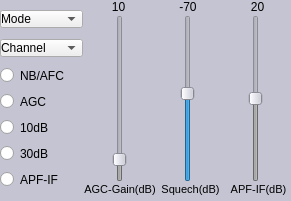
    <widget class="QWidget" name="widget_5" native="true">
     <property name="geometry">
      <rect>
       <x>495</x>
       <y>0</y>
       <width>291</width>
       <height>201</height>
      </rect>
     </property>
     <property name="styleSheet">
      <string notr="true">background-color: rgb(196, 196, 210);</string>
     </property>
     <widget class="QWidget" name="horizontalLayoutWidget_2">
      <property name="geometry">
       <rect>
        <x>0</x>
        <y>0</y>
        <width>292</width>
        <height>201</height>
       </rect>
      </property>
      <layout class="QHBoxLayout" name="horizontalLayout_4" stretch="2,5">
       <property name="spacing">
        <number>1</number>
       </property>
       <item>
        <layout class="QVBoxLayout" name="verticalLayout_2">
         <property name="spacing">
          <number>1</number>
         </property>
         <item>
          <widget class="QComboBox" name="Mode_band_comboBox">
           <property name="sizePolicy">
            <sizepolicy hsizetype="Minimum" vsizetype="Fixed">
             <horstretch>0</horstretch>
             <verstretch>0</verstretch>
            </sizepolicy>
           </property>
           <property name="styleSheet">
            <string notr="true">font: 8pt &quot;Ubuntu&quot;;
background-color: rgb(255, 255, 255);
padding-top: 0px;
 padding-left: 0px;
 color: black;
 background-color: QLinearGradient( x1: 0, y1: 0, x2: 0, y2: 1, stop: 0 #FFFFFFF, stop: 0.5 #FFFFFF, stop: 0.5 #FFFFFF, stop: 0.9 #FFFFFF, stop: 1 #FFFFFF);
 selection-background-color: #FFFFFF;</string>
           </property>
           <item>
            <property name="text">
             <string>Mode</string>
            </property>
           </item>
          </widget>
         </item>
         <item>
          <widget class="QComboBox" name="Select_Channel_Frequency_comboBox">
           <property name="styleSheet">
            <string notr="true">font: 8pt &quot;Ubuntu&quot;;
background-color: rgb(255, 255, 255);
padding-top: 0px;
 padding-left: 0px;
 color: black;
 background-color: QLinearGradient( x1: 0, y1: 0, x2: 0, y2: 1, stop: 0 #FFFFFFF, stop: 0.5 #FFFFFF, stop: 0.5 #FFFFFF, stop: 0.9 #FFFFFF, stop: 1 #FFFFFF);
 selection-background-color: #FFFFFF;</string>
           </property>
           <item>
            <property name="text">
             <string>Channel</string>
            </property>
           </item>
           <item>
            <property name="text">
             <string>Channel1</string>
            </property>
           </item>
           <item>
            <property name="text">
             <string>Channel2</string>
            </property>
           </item>
           <item>
            <property name="text">
             <string>Channel3</string>
            </property>
           </item>
           <item>
            <property name="text">
             <string>Channel4</string>
            </property>
           </item>
           <item>
            <property name="text">
             <string>Channel5</string>
            </property>
           </item>
           <item>
            <property name="text">
             <string>Channel6</string>
            </property>
           </item>
          </widget>
         </item>
         <item>
          <widget class="QRadioButton" name="NB_AFC_radioButton">
           <property name="enabled">
            <bool>true</bool>
           </property>
           <property name="sizePolicy">
            <sizepolicy hsizetype="Minimum" vsizetype="Fixed">
             <horstretch>0</horstretch>
             <verstretch>0</verstretch>
            </sizepolicy>
           </property>
           <property name="mouseTracking">
            <bool>false</bool>
           </property>
           <property name="styleSheet">
            <string notr="true">font: 8pt &quot;Ubuntu&quot;;
background-color: rgb(255, 255, 255);
padding-top: 0px;
 padding-left: 0px;
 color: black;
 background-color: QLinearGradient( x1: 0, y1: 0, x2: 0, y2: 1, stop: 0 #FFFFFFF, stop: 0.5 #FFFFFF, stop: 0.5 #FFFFFF, stop: 0.9 #FFFFFF, stop: 1 #FFFFFF);
 selection-background-color: #FFFFFF;</string>
           </property>
           <property name="text">
            <string>NB/AFC</string>
           </property>
           <property name="checkable">
            <bool>true</bool>
           </property>
           <property name="checked">
            <bool>false</bool>
           </property>
           <property name="autoRepeat">
            <bool>false</bool>
           </property>
           <property name="autoExclusive">
            <bool>false</bool>
           </property>
          </widget>
         </item>
         <item>
          <widget class="QRadioButton" name="AGC_radioButton">
           <property name="sizePolicy">
            <sizepolicy hsizetype="Minimum" vsizetype="Fixed">
             <horstretch>0</horstretch>
             <verstretch>0</verstretch>
            </sizepolicy>
           </property>
           <property name="styleSheet">
            <string notr="true">font: 8pt &quot;Ubuntu&quot;;
background-color: rgb(255, 255, 255);
padding-top: 0px;
 padding-left: 0px;
 color: black;
 background-color: QLinearGradient( x1: 0, y1: 0, x2: 0, y2: 1, stop: 0 #FFFFFFF, stop: 0.5 #FFFFFF, stop: 0.5 #FFFFFF, stop: 0.9 #FFFFFF, stop: 1 #FFFFFF);
 selection-background-color: #FFFFFF;</string>
           </property>
           <property name="text">
            <string>AGC</string>
           </property>
           <property name="checked">
            <bool>false</bool>
           </property>
           <property name="autoExclusive">
            <bool>false</bool>
           </property>
          </widget>
         </item>
         <item>
          <widget class="QRadioButton" name="Attenuation_10_radioButton">
           <property name="sizePolicy">
            <sizepolicy hsizetype="Minimum" vsizetype="Fixed">
             <horstretch>0</horstretch>
             <verstretch>0</verstretch>
            </sizepolicy>
           </property>
           <property name="styleSheet">
            <string notr="true">font: 8pt &quot;Ubuntu&quot;;
background-color: rgb(255, 255, 255);
padding-top: 0px;
 padding-left: 0px;
 color: black;
 background-color: QLinearGradient( x1: 0, y1: 0, x2: 0, y2: 1, stop: 0 #FFFFFFF, stop: 0.5 #FFFFFF, stop: 0.5 #FFFFFF, stop: 0.9 #FFFFFF, stop: 1 #FFFFFF);
 selection-background-color: #FFFFFF;</string>
           </property>
           <property name="text">
            <string>10dB</string>
           </property>
           <property name="autoExclusive">
            <bool>false</bool>
           </property>
          </widget>
         </item>
         <item>
          <widget class="QRadioButton" name="Attenuation_30_radioButton">
           <property name="sizePolicy">
            <sizepolicy hsizetype="Minimum" vsizetype="Fixed">
             <horstretch>0</horstretch>
             <verstretch>0</verstretch>
            </sizepolicy>
           </property>
           <property name="styleSheet">
            <string notr="true">font: 8pt &quot;Ubuntu&quot;;
background-color: rgb(255, 255, 255);
padding-top: 0px;
 padding-left: 0px;
 color: black;
 background-color: QLinearGradient( x1: 0, y1: 0, x2: 0, y2: 1, stop: 0 #FFFFFFF, stop: 0.5 #FFFFFF, stop: 0.5 #FFFFFF, stop: 0.9 #FFFFFF, stop: 1 #FFFFFF);
 selection-background-color: #FFFFFF;</string>
           </property>
           <property name="text">
            <string>30dB</string>
           </property>
           <property name="autoExclusive">
            <bool>false</bool>
           </property>
          </widget>
         </item>
         <item>
          <widget class="QRadioButton" name="APF_IF_radioButton">
           <property name="sizePolicy">
            <sizepolicy hsizetype="Minimum" vsizetype="Fixed">
             <horstretch>0</horstretch>
             <verstretch>0</verstretch>
            </sizepolicy>
           </property>
           <property name="styleSheet">
            <string notr="true">font: 8pt &quot;Ubuntu&quot;;
background-color: rgb(255, 255, 255);
padding-top: 0px;
 padding-left: 0px;
 color: black;
 background-color: QLinearGradient( x1: 0, y1: 0, x2: 0, y2: 1, stop: 0 #FFFFFFF, stop: 0.5 #FFFFFF, stop: 0.5 #FFFFFF, stop: 0.9 #FFFFFF, stop: 1 #FFFFFF);
 selection-background-color: #FFFFFF;</string>
           </property>
           <property name="text">
            <string>APF-IF</string>
           </property>
           <property name="autoExclusive">
            <bool>false</bool>
           </property>
          </widget>
         </item>
        </layout>
       </item>
       <item>
        <layout class="QVBoxLayout" name="verticalLayout_6" stretch="1,12,0">
         <property name="spacing">
          <number>1</number>
         </property>
         <property name="bottomMargin">
          <number>5</number>
         </property>
         <item>
          <layout class="QHBoxLayout" name="horizontalLayout_10" stretch="1,1,1">
           <property name="spacing">
            <number>0</number>
           </property>
           <property name="leftMargin">
            <number>0</number>
           </property>
           <item>
            <widget class="QLabel" name="AF_Gain_Value_Lable">
             <property name="sizePolicy">
              <sizepolicy hsizetype="Preferred" vsizetype="Preferred">
               <horstretch>0</horstretch>
               <verstretch>0</verstretch>
              </sizepolicy>
             </property>
             <property name="text">
              <string>10</string>
             </property>
             <property name="alignment">
              <set>Qt::AlignCenter</set>
             </property>
            </widget>
           </item>
           <item>
            <widget class="QLabel" name="Squech_value_lable">
             <property name="text">
              <string>-70</string>
             </property>
             <property name="alignment">
              <set>Qt::AlignCenter</set>
             </property>
            </widget>
           </item>
           <item>
            <widget class="QLabel" name="APF_IF_Value_lable">
             <property name="text">
              <string>20</string>
             </property>
             <property name="alignment">
              <set>Qt::AlignCenter</set>
             </property>
            </widget>
           </item>
          </layout>
         </item>
         <item>
          <layout class="QHBoxLayout" name="horizontalLayout_6">
           <property name="spacing">
            <number>25</number>
           </property>
           <item>
            <widget class="QSlider" name="AGC_Gain_value_verticalSlider">
             <property name="enabled">
              <bool>false</bool>
             </property>
             <property name="layoutDirection">
              <enum>Qt::LeftToRight</enum>
             </property>
             <property name="maximum">
              <number>100</number>
             </property>
             <property name="value">
              <number>10</number>
             </property>
             <property name="orientation">
              <enum>Qt::Vertical</enum>
             </property>
            </widget>
           </item>
           <item>
            <widget class="QSlider" name="Squech_value_verticalSlider_2">
             <property name="minimum">
              <number>-150</number>
             </property>
             <property name="maximum">
              <number>0</number>
             </property>
             <property name="value">
              <number>-70</number>
             </property>
             <property name="orientation">
              <enum>Qt::Vertical</enum>
             </property>
            </widget>
           </item>
           <item>
            <widget class="QSlider" name="APF_IF_value_verticalSlider">
             <property name="enabled">
              <bool>false</bool>
             </property>
             <property name="layoutDirection">
              <enum>Qt::LeftToRight</enum>
             </property>
             <property name="maximum">
              <number>40</number>
             </property>
             <property name="singleStep">
              <number>0</number>
             </property>
             <property name="value">
              <number>20</number>
             </property>
             <property name="orientation">
              <enum>Qt::Vertical</enum>
             </property>
            </widget>
           </item>
          </layout>
         </item>
         <item>
          <layout class="QHBoxLayout" name="horizontalLayout_5" stretch="1,1,1">
           <item>
            <widget class="QLabel" name="label_11">
             <property name="font">
              <font>
               <family>Ubuntu</family>
               <pointsize>8</pointsize>
               <weight>50</weight>
               <italic>false</italic>
               <bold>false</bold>
              </font>
             </property>
             <property name="styleSheet">
              <string notr="true">font: 8pt &quot;Ubuntu&quot;;</string>
             </property>
             <property name="text">
              <string>AGC-Gain(dB)</string>
             </property>
             <property name="alignment">
              <set>Qt::AlignCenter</set>
             </property>
            </widget>
           </item>
           <item>
            <widget class="QLabel" name="label_12">
             <property name="font">
              <font>
               <family>Ubuntu</family>
               <pointsize>8</pointsize>
               <weight>50</weight>
               <italic>false</italic>
               <bold>false</bold>
              </font>
             </property>
             <property name="styleSheet">
              <string notr="true">font: 8pt &quot;Ubuntu&quot;;</string>
             </property>
             <property name="text">
              <string>Squech(dB)</string>
             </property>
             <property name="alignment">
              <set>Qt::AlignCenter</set>
             </property>
            </widget>
           </item>
           <item>
            <widget class="QLabel" name="label_8">
             <property name="font">
              <font>
               <family>Ubuntu</family>
               <pointsize>8</pointsize>
               <weight>50</weight>
               <italic>false</italic>
               <bold>false</bold>
              </font>
             </property>
             <property name="styleSheet">
              <string notr="true">font: 8pt &quot;Ubuntu&quot;;</string>
             </property>
             <property name="text">
              <string>APF-IF(dB)</string>
             </property>
             <property name="alignment">
              <set>Qt::AlignCenter</set>
             </property>
            </widget>
           </item>
          </layout>
         </item>
        </layout>
       </item>
      </layout>
     </widget>
    </widget>
